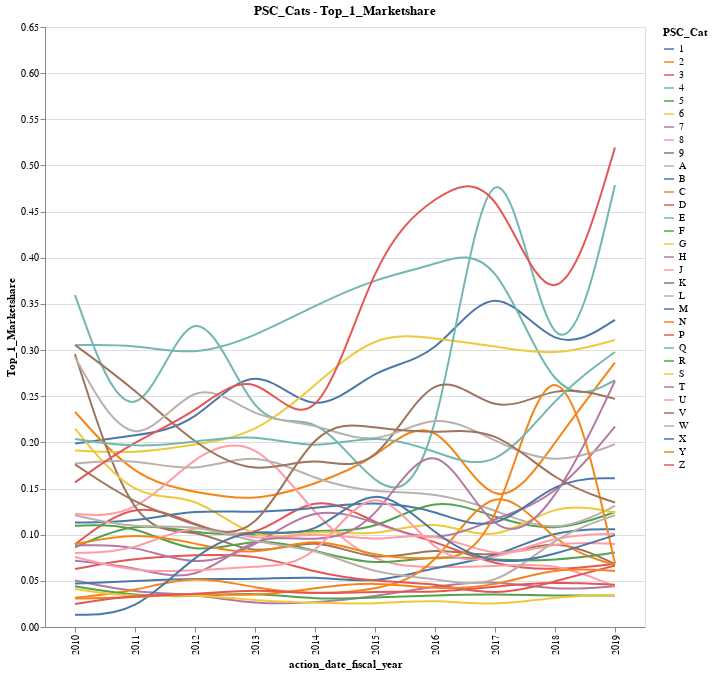

Notebook source saved alongside this figure:
### Markdown cell above
## Explore Market Share

### Code cell
selection = alt.selection_multi(fields=['PSC_Cat'], bind='legend', on='mouseover', nearest=True)

y_field = 'Top_1_Marketshare'

#interpolate='linear'
selector = (df_combined['action_date_fiscal_year']!='2020')# & (df_combined['PSC_Cat'].isin(['1','A','B','D','R']))
source = df_combined[selector]
chart = alt.Chart(source, title='PSC_Cats - ' + y_field).mark_line(interpolate='basis').encode(
    x='action_date_fiscal_year',
    y=y_field,
    color=alt.Color('PSC_Cat:N',legend=alt.Legend(symbolLimit=50)),
    tooltip = ['PSC_Cat:N',"Top_1_Marketshare"],
    opacity=alt.condition(selection, alt.value(1), alt.value(0.2)), # this is what adjust the highlighting when you select something
).properties(
height=600,
width=600).add_selection(
    selection,
    #highlight
) #.interactive()

chart

### Figure 1 — Vega-Lite specification as saved in the notebook (floating-point values rounded to 4 significant figures; data arrays with more than 128 entries replaced by an {"elided": "..."} marker saying what was removed)
{"config": {"view": {"continuousWidth": 400, "continuousHeight": 300}}, "data": {"name": "data-f252e92f2c15c94f4367239ecf4123ef"}, "mark": {"type": "line", "interpolate": "basis"}, "encoding": {"color": {"type": "nominal", "field": "PSC_Cat", "legend": {"symbolLimit": 50}}, "opacity": {"condition": {"value": 1, "selection": "selector002"}, "value": 0.2}, "tooltip": [{"type": "nominal", "field": "PSC_Cat"}, {"type": "quantitative", "field": "Top_1_Marketshare"}], "x": {"type": "nominal", "field": "action_date_fiscal_year"}, "y": {"type": "quantitative", "field": "Top_1_Marketshare"}}, "height": 600, "selection": {"selector002": {"type": "multi", "fields": ["PSC_Cat"], "bind": "legend", "on": "mouseover", "nearest": true}}, "title": "PSC_Cats - Top_1_Marketshare", "width": 600, "$schema": "https://vega.github.io/schema/vega-lite/v4.8.1.json", "datasets": {"data-f252e92f2c15c94f4367239ecf4123ef": {"elided": "330 records"}}}
